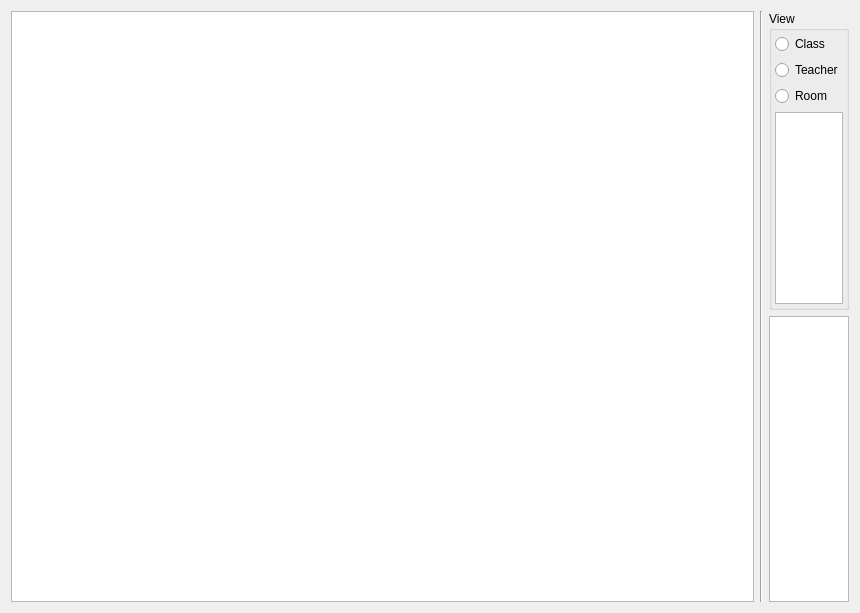
<?xml version="1.0" encoding="UTF-8"?>
<ui version="4.0">
 <class>TtView</class>
 <widget class="QWidget" name="TtView">
  <property name="geometry">
   <rect>
    <x>0</x>
    <y>0</y>
    <width>860</width>
    <height>613</height>
   </rect>
  </property>
  <property name="windowTitle">
   <string>Form</string>
  </property>
  <layout class="QHBoxLayout" name="horizontalLayout">
   <item>
    <widget class="QGraphicsView" name="timetable_view"/>
   </item>
   <item>
    <widget class="Line" name="line">
     <property name="orientation">
      <enum>Qt::Orientation::Vertical</enum>
     </property>
    </widget>
   </item>
   <item>
    <layout class="QVBoxLayout" name="verticalLayout_2">
     <item>
      <widget class="QGroupBox" name="groupBox">
       <property name="title">
        <string>View</string>
       </property>
       <layout class="QVBoxLayout" name="verticalLayout">
        <property name="leftMargin">
         <number>3</number>
        </property>
        <property name="topMargin">
         <number>3</number>
        </property>
        <property name="rightMargin">
         <number>3</number>
        </property>
        <property name="bottomMargin">
         <number>3</number>
        </property>
        <item>
         <widget class="QRadioButton" name="view_class">
          <property name="text">
           <string>Class</string>
          </property>
         </widget>
        </item>
        <item>
         <widget class="QRadioButton" name="view_teacher">
          <property name="text">
           <string>Teacher</string>
          </property>
         </widget>
        </item>
        <item>
         <widget class="QRadioButton" name="view_room">
          <property name="text">
           <string>Room</string>
          </property>
         </widget>
        </item>
        <item>
         <widget class="QListWidget" name="choose_view_item">
          <property name="sizePolicy">
           <sizepolicy hsizetype="Ignored" vsizetype="Expanding">
            <horstretch>0</horstretch>
            <verstretch>0</verstretch>
           </sizepolicy>
          </property>
         </widget>
        </item>
       </layout>
      </widget>
     </item>
     <item>
      <widget class="QListView" name="unplaced_">
       <property name="sizePolicy">
        <sizepolicy hsizetype="Ignored" vsizetype="Expanding">
         <horstretch>0</horstretch>
         <verstretch>0</verstretch>
        </sizepolicy>
       </property>
      </widget>
     </item>
    </layout>
   </item>
  </layout>
 </widget>
 <resources/>
 <connections/>
</ui>
